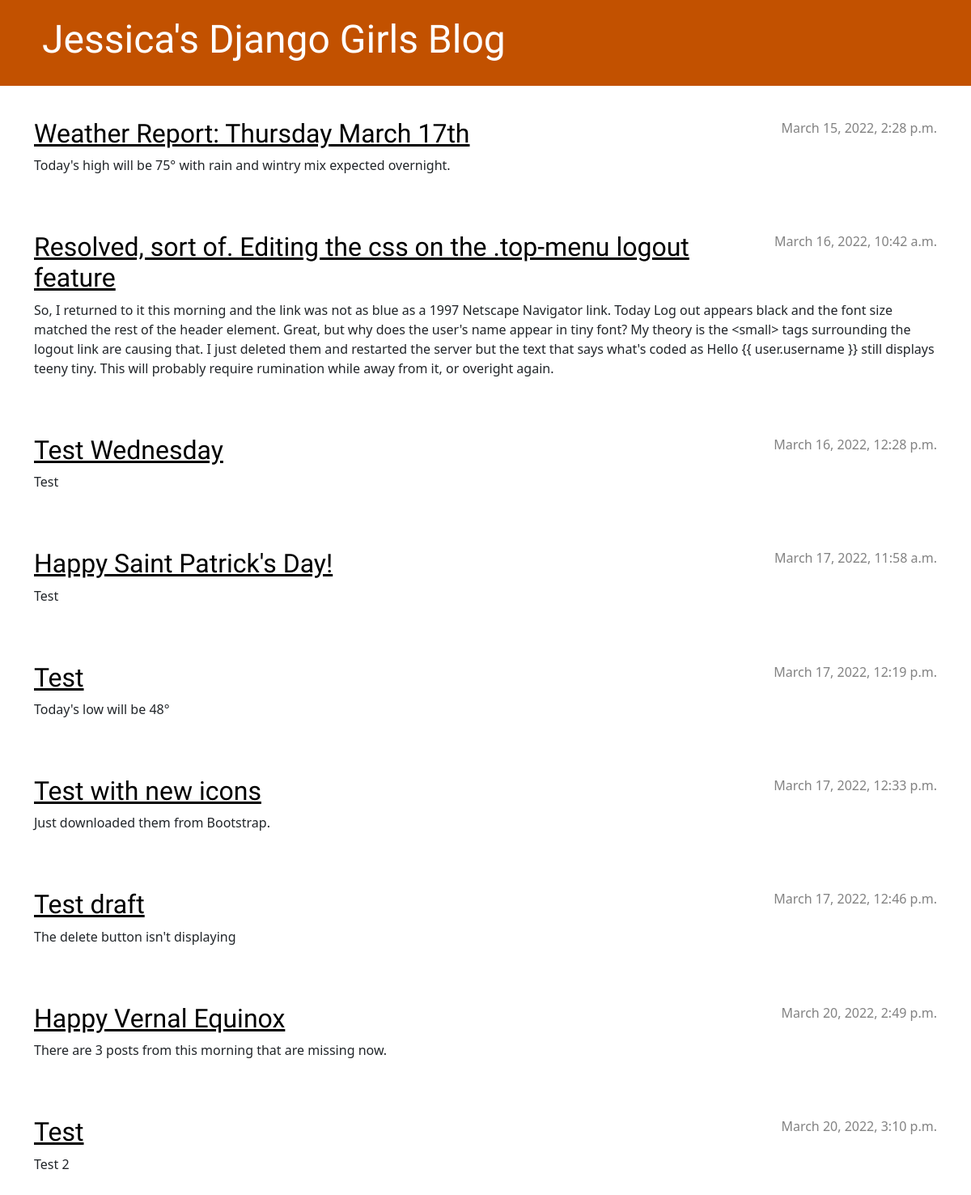
The page / on the database its author committed.
### blog/models.py (models this page shows, shortened)
class Post(models.Model):
    author = models.ForeignKey(settings.AUTH_USER_MODEL, on_delete=models.CASCADE)
    title = models.CharField(max_length=200)
    text = models.TextField()
    created_date = models.DateTimeField(default=timezone.now)
    published_date = models.DateTimeField(blank=True, null=True)

### blog/views.py (the view)
# urls.py: path('', views.post_list, name='post_list'),
def post_list(request):
    posts = Post.objects.filter(published_date__lte=timezone.now()).order_by('published_date')
    return render(request, 'blog/post_list.html', {'posts': posts})

### blog/templates/blog/post_list.html
{% extends 'blog/base.html' %}
{% block content %}
    {% for post in posts %}
        <article class="post">
            <time class="date">
                {{ post.published_date }}
            </time>
            <h2><a href="{% url 'post_detail' pk=post.pk %}">{{ post.title }}</a></h2>
            <p>{{ post.text|linebreaksbr }}</p>
        </article>
    {% endfor %}
{% endblock %}

### blog/static/css/blog.css (style rules this page uses)
h1, h2, h3, h4 { font-family: 'Lobster', cursive; }
.date { color: #828282; }
.post { margin-bottom: 70px; }
.post h2 a, .post h2 a:visited { color: #000000; }
.post > .date, .post > .actions { float: right; }

### rows shown on the page
Post: published_date "March 15, 2022, 2:28 p.m.", title "Weather Report: Thursday March 17th", text "Today's high will be 75° with rain and wintry mix expected overnight."
Post: published_date "March 16, 2022, 10:42 a.m.", title "Resolved, sort of. Editing the css on the .top-menu logout feature", text "So, I returned to it this morning and the link was not as blue as a 1997 Netscape Navigator link. Today Log out appears black and the font size matched the rest of the header element. Great, but why does the user's name appear in tiny font? My theory is the <small> tags surrounding the logout link are causing that. I just deleted them and restarted the server but the text that says what's coded as Hello {{ user.username }} still displays teeny tiny. This will probably require rumination while away from it, or overight again."
Post: published_date "March 16, 2022, 12:28 p.m.", title "Test Wednesday", text "Test"
Post: published_date "March 17, 2022, 11:58 a.m.", title "Happy Saint Patrick's Day!", text "Test"
Post: published_date "March 17, 2022, 12:19 p.m.", title "Test", text "Today's low will be 48°"
Post: published_date "March 17, 2022, 12:33 p.m.", title "Test with new icons", text "Just downloaded them from Bootstrap."
Post: published_date "March 17, 2022, 12:46 p.m.", title "Test draft", text "The delete button isn't displaying"
Post: published_date "March 20, 2022, 2:49 p.m.", title "Happy Vernal Equinox", text "There are 3 posts from this morning that are missing now."
Post: published_date "March 20, 2022, 3:10 p.m.", title "Test", text "Test 2"
